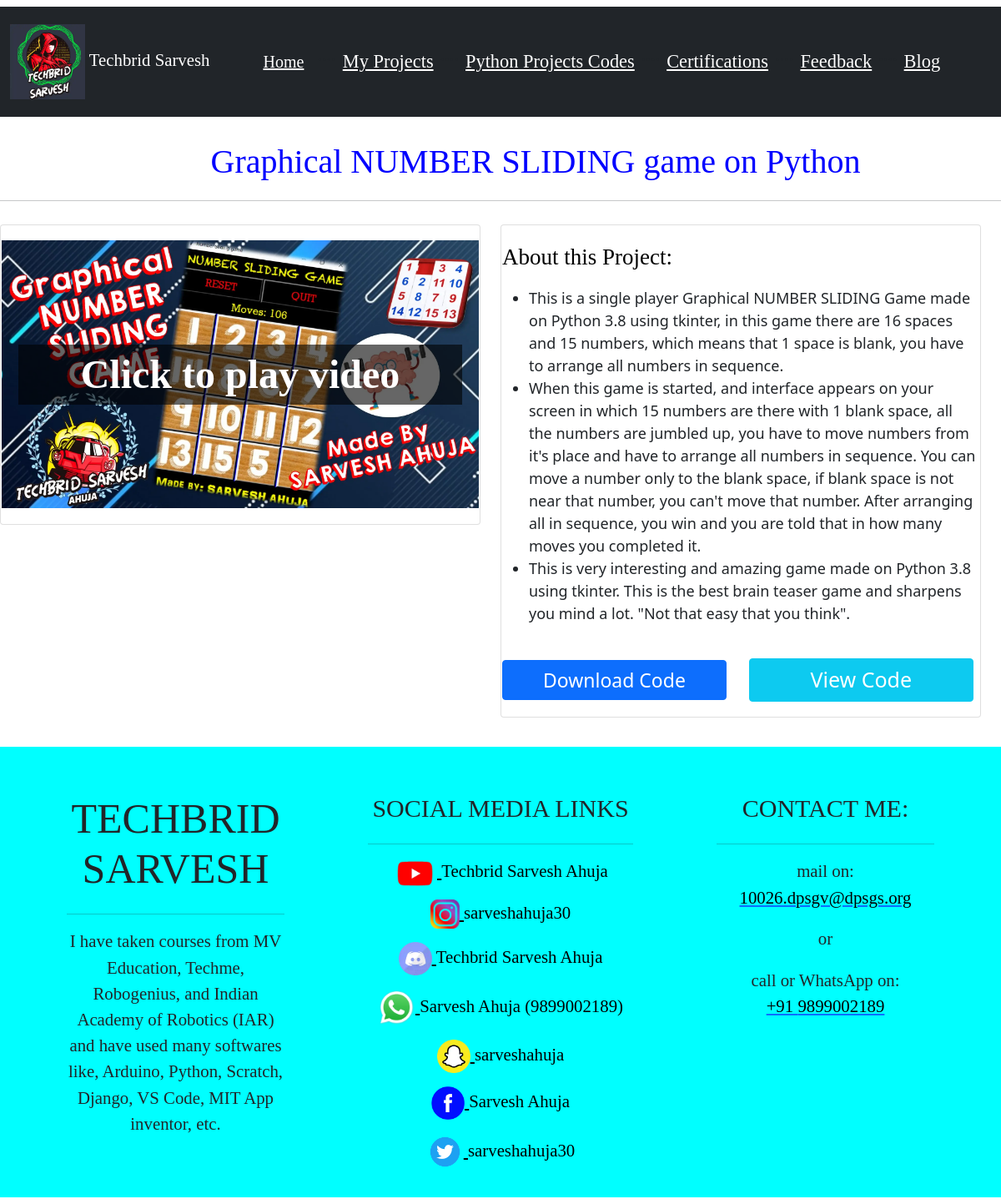
Page /python_projects/11/ on the committed database.
### app/models.py (models this page shows, shortened)
class site(models.Model):
    site_name=models.CharField(max_length=200, null=True)
    site_short_name=models.CharField(max_length=200, null=True)
    site_logo=models.ImageField(upload_to='static')
    site_description=models.TextField(max_length=1000, null=True)
    site_description_footer=models.TextField(max_length=1000, null=True)
    site_mail=models.CharField(max_length=200, null=True)
    site_phone=models.CharField(max_length=200, null=True)

class python_project(models.Model):
    name=models.CharField(max_length=200, null=True)
    image=models.ImageField(upload_to='static')
    video_link=models.CharField(max_length=300, null=True)
    about_1=models.TextField(max_length=500, null=True)
    about_2=models.TextField(max_length=500, null=True)
    about_3=models.TextField(max_length=500, null=True)

class social_media_link(models.Model):
    social_media_name=models.CharField(max_length=200, null=True)
    social_media_link=models.CharField(max_length=200, null=True)
    social_media_username=models.CharField(max_length=200, null=True)
    social_media_logo=models.ImageField(upload_to='static')
    height=models.CharField(max_length=200, null=True)
    width=models.CharField(max_length=200, null=True)

### mysite/views.py (the view)
# urls.py: path('python_projects/<str:pk_prod>/', views.python_projects, name="python_projects"),
def python_projects(request, pk_prod):
    Codes=code.objects.get(id=pk_prod)
    Python_Projects=python_project.objects.get(id=pk_prod)
    Social=social_media_link.objects.all()
    Details=site.objects.all()
    context={"Details": Details, "Social": Social, "Python_Projects": Python_Projects, "Codes": Codes}
    return render(request, "python_projects.html", context)

### mysite/templates/python_projects.html (shortened to what this page needs)
{% extends "basic.html" %}
{% block body %}
<p style="font-size: 250%; font-family: Kristen ITC; color: blue; margin-left: 7%; text-align: center;">{{Python_Projects.name}}</p>
<hr>
<div class="row" style="width: 100%;">
    <div class="col-sm-6">
      <div class="card" style="margin-top: 2%; margin-bottom: 2%;">
        <table style="margin-top: 3%; margin-bottom: 3%;">
          <tr>
            <td>
                <a href="{{Python_Projects.video_link}}" target="_blank"><div class="the_main">
                  <img src="/media/{{Python_Projects.image}}" alt="Snow" style="width:100%;">
                  <div class="centered" style="background-color:#7f7f7f; background:rgba(0,0,0,0.6); font-size: 3em; font-weight:bold; color: #fff; width: 93%; font-family: Kristen ITC;">Click to play video</div>
                </div></a>
          </td>
          </tr>
        </table>
      </div>
    </div>
    <div class="col-sm-6">
      <div class="card" style="margin-top: 2%; margin-bottom: 2%;">
        <table style="margin-top: 3%; margin-bottom: 3%;">
          <tr>
        <td style="width: 50%;">
          <div class="specs" style="font-size: large;">
            <p style="font-size: 150%; font-family: Kristen ITC; color: black;">About this Project:</p>
          <ul>
            <li>{{Python_Projects.about_1}}</li>
            <li>{{Python_Projects.about_2}}</li>
            <li>{{Python_Projects.about_3}}</li>
          </ul>
          </div>
          <br>
          <a href="{{Codes.link}}" target="_blank"><button type="button" class="btn btn-primary" style="width: 47%; font-size: 23px; margin-right: 2%;"><font color="white">Download Code</font></button></a>
          <a href="{% url 'view_codes' Codes.id %}"><button type="button" class="btn btn-info" style="width: 47%; font-size: 25px; margin-left: 2%;"><font color="white">View Code</font></button></a>
        </td>
      </tr>
      </table>
      </div>
    </div>
  </div>
{% endblock %}

### mysite/templates/basic.html (shortened to what this page needs)
{% load static %}
<!doctype html>
<html lang="en">
  <head>
    <link href="https://cdn.jsdelivr.net/npm/bootstrap@5.0.1/dist/css/bootstrap.min.css" rel="stylesheet">
  </head>
  <body>
  <body>
  </body>
    <nav class="navbar navbar-expand-lg navbar-dark bg-dark mt-2" style="font-family: Kristen ITC; margin-bottom: 2%;">
      <nav class="navbar navbar-dark bg-dark">
        <div class="container-fluid">
          <a class="navbar-brand" href="{% url 'index' %}" style="font-size: 130%;">
            {% for a in Details %}
            <img src="/media/{{a.site_logo}}" alt="logo" width="90" height="90" class="d-inline-block align-text-center">
            {{a.site_name}}
            {% endfor %}
          </a>
        </div>
      </nav>
      <div class="container-fluid" style="margin-left: 2%; font-size: 140%;">
        <a class="navbar-brand" href="{% url 'index' %}"><u>Home</u></a>
        <div class="collapse navbar-collapse" id="navbarSupportedContent">
          <ul class="navbar-nav me-auto mb-2 mb-lg-0">
            <li class="nav-item">
              <a class="nav-link active" aria-current="page" href="{% url 'my_projects' %}"><u>My Projects</u></a>
            </li>
            <li class="nav-item">
              <a class="nav-link active" href="{% url 'python_projects_codes' %}"><u>Python Projects Codes</u></a>
            </li>
            <li class="nav-item">
              <a class="nav-link active" href="{% url 'certifications' %}"><u>Certifications</u></a>
            </li>
            <li class="nav-item">
              <a class="nav-link active" href="{% url 'feedback' %}"><u>Feedback</u></a>
            </li>
            <li class="nav-item">
              <a class="nav-link active" href="{% url 'blog' %}"><u>Blog</u></a>
            </li>
          </ul>
        </div>
      </div>
    </nav>
    {% block body %} {% endblock %}
<div class="footer mb-2" style="margin-top: 2%;">
<footer class="page-footer font-small mdb-color pt-4">
  <div class="container text-center text-md-left">
    <div class="row text-center text-md-left mt-3 pb-3">
      <div class="col-md-3 col-lg-3 col-xl-3 mx-auto mt-3">
        {% for a in Details %}
        <h6 class="text-uppercase mb-4 font-weight-bold" style="font-size: 50px; font-family: Kristen ITC;">{{a.site_name}}</h6>
        <hr>
        <p style="font-size: 130%; font-family: Kristen ITC;">{{a.site_description_footer}}</p>
        {% endfor %}
      </div>
      <div class="col-md-3 col-lg-2 col-xl-2 mx-auto mt-3" style="width: 30%;">
        <h6 class="text-uppercase mb-4 font-weight-bold" style="font-size: 30px; font-family: Kristen ITC;">Social media links</h6>
        <hr>
        {% for a in Social %}
        <p style="font-size: 130%; font-family: Kristen ITC;">
          <a href="{{a.social_media_link}}"  target="_blank" style="color: black;">
          <img src="/media/{{a.social_media_logo}}" height="{{a.height}}" width="{{a.width}}">
          <label>{{a.social_media_username}}</label>
        </a>
        </p>
        {% endfor %}
      </div>
      <div class="col-md-4 col-lg-3 col-xl-3 mx-auto mt-3">
        <h6 class="text-uppercase mb-4 font-weight-bold" style="font-size: 30px; font-family: Kristen ITC;">Contact me:</h6>
        <hr>
        {% for a in Details %}
        <p style="font-size: 130%; font-family: Kristen ITC; margin-bottom: 7%;">
          mail on:
          <a href="mailto:{{a.site_mail}}"><font color="black">{{a.site_mail}}</font></a></p>
          <p style="font-size: 130%; font-family: Kristen ITC; margin-bottom: 7%;">or</p>
        <p style="font-size: 130%; font-family: Kristen ITC; margin-top: 7%;">
          call or WhatsApp on: <br>
          <a href="https://wa.me/+91{{a.site_phone}}" target="_blank"><font color="black">+91 {{a.site_phone}}</font></a></p>
        {% endfor %}
      </div>
    </div>
  </div>
</footer>
</div>
  </body>
</html>

### mysite/templates/basic.html (style rules this page uses)
.footer { background-color: aqua; }

### mysite/templates/python_projects.html (style rules this page uses)
.the_main { position: relative; text-align: center; color: white; }
.centered { position: absolute; top: 50%; left: 50%; transform: translate(-50%, -50%); }

### rows in the picture
site: site_logo (picture), site_name "Techbrid Sarvesh", site_name "TECHBRID SARVESH", site_description_footer "I have taken courses from MV Education, Techme, Robogenius, and Indian Academy of Robotics (IAR) and have used many softwares like, Arduino, Python, Scratch, Django, VS Code, MIT App inventor, etc.", site_mail "10026.dpsgv@dpsgs.org", site_phone "9899002189"
python_project: name "Graphical NUMBER SLIDING game on Python", image (picture), about_1 "This is a single player Graphical NUMBER SLIDING Game made on Python 3.8 using tkinter, in this game there are 16 spaces and 15 numbers, which means that 1 space is blank, you have to arrange all numbers in sequence.", about_2 "When this game is started, and interface appears on your screen in which 15 numbers are there with 1 blank space, all the numbers are jumbled up, you have to move numbers from it's place and have to arrange all numbers in sequence. You can move a number only to the blank space, if blank space is not near that number, you can't move that number. After arranging all in sequence, you win and you are told that in how many moves you completed it.", about_3 "This is very interesting and amazing game made on Python 3.8 using tkinter. This is the best brain teaser game and sharpens you mind a lot. \"Not that easy that you think\"."
social_media_link: social_media_logo (picture), social_media_username "Techbrid Sarvesh Ahuja"
social_media_link: social_media_logo (picture), social_media_username "sarveshahuja30"
social_media_link: social_media_logo (picture), social_media_username "Techbrid Sarvesh Ahuja"
social_media_link: social_media_logo (picture), social_media_username "Sarvesh Ahuja (9899002189)"
social_media_link: social_media_logo (picture), social_media_username "sarveshahuja"
social_media_link: social_media_logo (picture), social_media_username "Sarvesh Ahuja"
social_media_link: social_media_logo (picture), social_media_username "sarveshahuja30"
